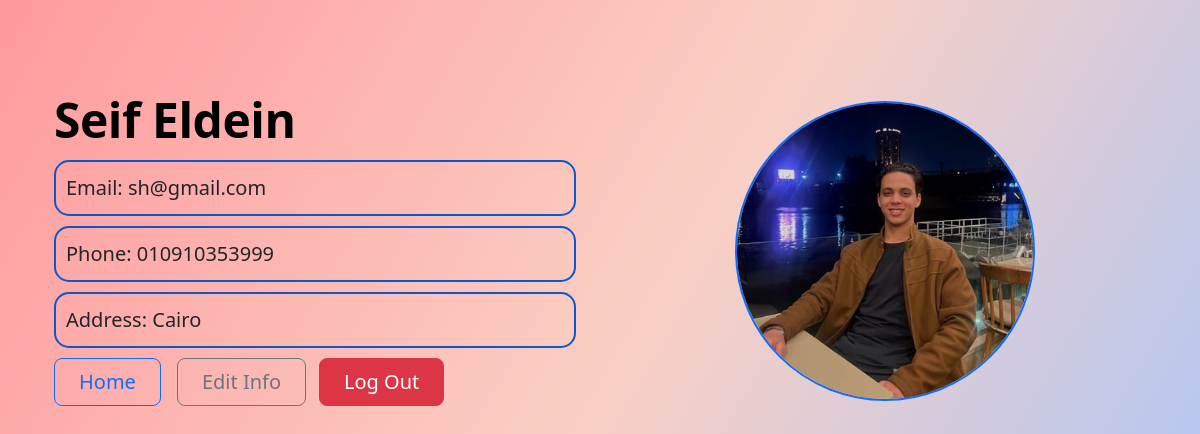
The page /user/personal-info (signed in) on the database its author committed.
### app.py (models this page shows, shortened)
class User(db.Model):
    id = db.Column(db.Integer, primary_key=True)
    username = db.Column(db.String(20), nullable=False)
    email = db.Column(db.String(70), nullable=False)
    password = db.Column(db.String(60), nullable=False)
    photo = db.Column(db.String(20), nullable=True, default='default.jpg')
    Address = db.Column(db.String(100), nullable=False)
    Phone = db.Column(db.String(15), nullable=False)
    gender = db.Column(db.String(1), nullable=False)

### app.py (the view)
@app.route('/user/personal-info')
def personal_info():
    if 'user_id' not in session:
        return redirect(url_for('login'))
    user = User.query.get(session['user_id'])
    return render_template('personal_info.html', user=user, title='Personal Info', style='register_signin.css', script='script.js')

### templates/personal_info.html (shortened to what this page needs)
{% extends "base.html" %}
{% block content %}
<div class="container col-xxl-8 px-4 py-5">
    <div class="row flex-lg-row-reverse align-items-center g-5 py-5">
        <div  class="col-10 col-sm-8 col-lg-6"> <img id="personal-info-pic"  src="{{ url_for('static', filename='profile_pics/' ~ user.photo) }}" class="d-block mx-lg-auto img-fluid"
                alt="{{ user.username }}" width="700" loading="lazy"> </div>
        <div class="col-lg-6">
            <h1 class="display-5 fw-bold text-body-emphasis lh-1 mb-3" id="user-name"> {{user.username}} </h1>
            <div class="personal lead">Email: {{user.email}}</div>
            <div class="personal lead">Phone: {{user.Phone}}</div>
            <div class="personal lead">Address: {{user.Address}}</div>
            <div class="d-grid gap-2 d-md-flex justify-content-md-start">
                    <a href="{{ url_for('Home') }}"><button type="button" class="btn btn-outline-primary btn-lg px-4 me-md-2 header-list"> Home </button> </a>
                    <a href="{{ url_for('Edit_Info') }}"><button type="button" class="btn btn-outline-secondary btn-lg px-4 header-list">Edit Info</button></a>
                    <a href="{{ url_for('logout') }}"><button type="button" class="btn btn-danger btn-lg px-4 header-list">Log Out</button></a>
                 </div>
        </div>
    </div>
</div>
{% endblock %}

### static/style/register_signin.css (style rules this page uses)
body { font-family: 'Inter', 'Segoe UI', sans-serif; line-height: 1.6; background: #EEE; color: #212529; }
h1.display-5 { font-weight: 800; letter-spacing: -0.5px; }
.lead { color: #495057; }
.btn { transition: transform 0.2s ease, box-shadow 0.2s ease; }
.header-list { margin-right: 5px; }
.personal { margin-bottom: 10px; font-weight: 500; color: #212529; border-radius: 15px; padding: 10px; border: #0a58ca solid 2px; }
#user-name { font-weight: 900; margin-bottom: 100px; }
#personal-info-pic { border-radius: 50%; width: 300px; height: 300px; object-fit: cover; border: 2px solid #0d6efd; transition: transform 0.3s ease, box-shadow 0.3s ease; }

### templates/personal_info.html (style rules this page uses)
body { background: linear-gradient(120deg, #ff9a9e 0%, #fad0c4 50%, #a1c4fd 100%); height: 100vh; margin: 0; padding: 0; font-family: 'Segoe UI', Tahoma, Geneva, Verdana, sans-serif; color: #fff; }

### rows shown on the page
User: photo (picture), username "Seif Eldein", email "sh@gmail.com", Phone "010910353999", Address "Cairo"
